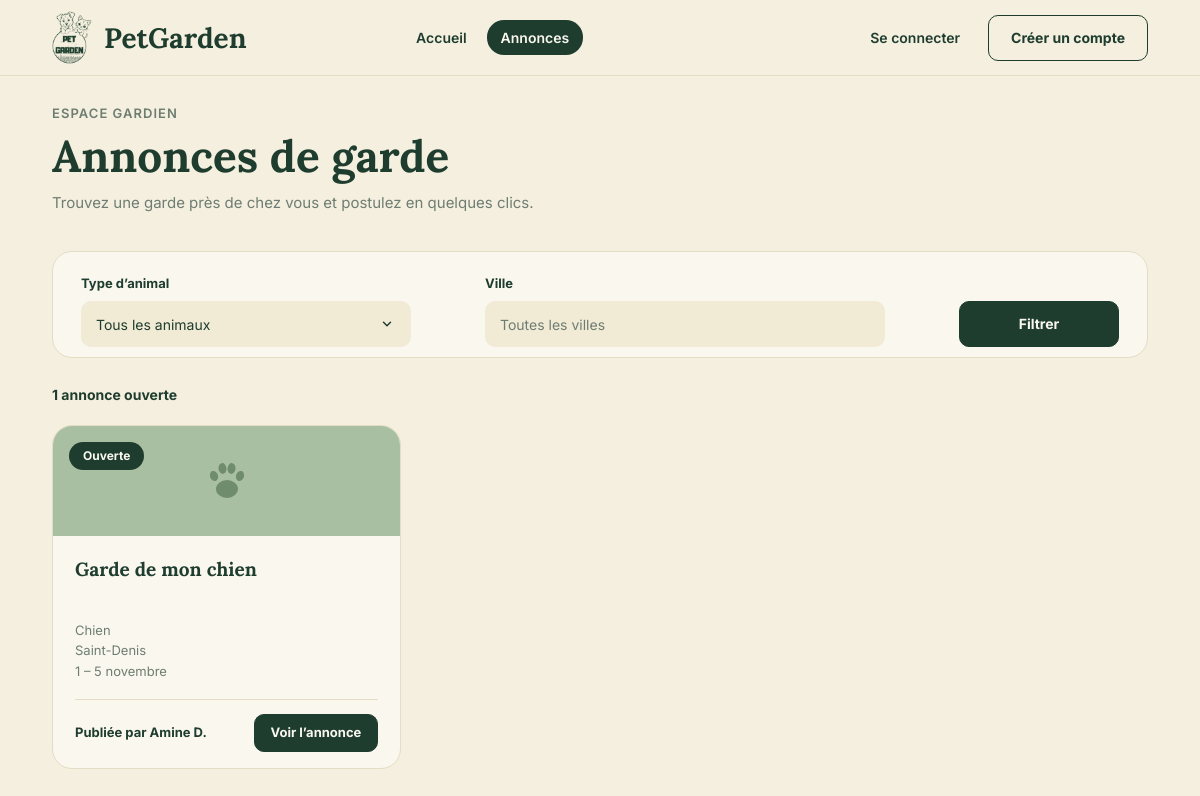
Page /annonces.php on the committed database.
### tables this page shows
create table annonces (
    id_annonce int auto_increment,
    titre varchar(150) not null,
    type_animal varchar(200) not null,
    ville varchar(100) not null,
    date_debut date not null,
    date_fin date not null,
    description text,
    statut enum('ouverte', 'pourvue', 'terminee') not null default 'ouverte',
    id_proprietaire int not null,
    constraint pk_annonce primary key (id_annonce),
    constraint fk_annonce_proprietaire foreign key (id_proprietaire) references utilisateur(id_utilisateur) on delete restrict,
    constraint chk_dates_annonce check (date_fin >= date_debut)
);

create table utilisateur (
    id_utilisateur int auto_increment,
    nom varchar(50) not null,
    prenom varchar(50) not null,
    email varchar(150) not null unique,
    mdp varchar(255) not null,
    role enum('utilisateur', 'admin') not null default 'utilisateur',
    constraint pk_utilisateur primary key (id_utilisateur)
);

### public/annonces.php (called while the page is built)
<?php
require_once __DIR__ . '/../controleur/annonce_controller.php';
$controleur = new AnnonceController();
$donnees = $controleur->annonces();
extract($donnees);
require __DIR__ . '/../vue/annonces.php';

### controleur/controleur.php (called while the page is built, shortened)
<?php
class Controleur
{
    protected function texte($tableau, $cle)
    {
        $valeur = $tableau[$cle] ?? '';
        return is_string($valeur) ? trim($valeur) : '';
    }
}

### controleur/annonce_controller.php (called while the page is built, shortened)
<?php
require_once __DIR__ . '/controleur.php';
require_once __DIR__ . '/../model/annonce.php';
class AnnonceController extends Controleur
{
    public function annonces()
    {
        $filtres = [
            'type_animal' => $this->texte($_GET, 'type_animal'),
            'ville' => $this->texte($_GET, 'ville'),
        ];
        $annonceModel = new Annonce();
        return $this->vue([
            'annonces' => $annonceModel->listerOuvertes($filtres['type_animal'], $filtres['ville']),
            'filtres' => $filtres,
            'typesAnimaux' => $this->typesAnimaux,
        ]);
    }
}

### model/annonce.php (called while the page is built, shortened)
<?php
require_once __DIR__ . '/../config/database.php';
class Annonce
{
    private $pdo;
    public function __construct()
    {
        $database = new Database();
        $this->pdo = $database->getConnection();
    }
    public function listerOuvertes($typeAnimal = '', $ville = '', $limite = null)
    {
        $sql = "select a.*, u.prenom, u.nom
                from annonces as a
                inner join utilisateur as u on u.id_utilisateur = a.id_proprietaire
                where a.statut = 'ouverte'";
        $parametres = [];
        $sql .= ' order by a.date_debut asc, a.id_annonce desc';
        $requete = $this->pdo->prepare($sql);
        $requete->execute($parametres);
        return $requete->fetchAll();
    }
}

### config/database.php (called while the page is built)
<?php
class Database{
    private $host = 'localhost';
    private $dbname = 'petgarden_2';
    private $user = 'root';
    private $mdp = '';
    private static $pdo = null;
    public function getConnection(){
        if (self::$pdo === null) {
            try {
                self::$pdo = new PDO(
                    "mysql:host=$this->host;dbname=$this->dbname;charset=utf8mb4",
                    $this->user,
                    $this->mdp,
                    [
                        PDO::ATTR_ERRMODE => PDO::ERRMODE_EXCEPTION,
                        PDO::ATTR_DEFAULT_FETCH_MODE => PDO::FETCH_ASSOC,
                    ]
                );
            } catch (PDOException $e) {
                http_response_code(500);
                exit('erreur de connexion à la base de données.');
            }
        }
        return self::$pdo;
    }
}

### vue/annonces.php (the view, shortened to what this page needs)
<?php
require __DIR__ . '/partials/entete.php';
?>
<main class="conteneur page">
    <div class="page-titre">
        <p class="surtitre">Espace gardien</p>
        <h1>Annonces de garde</h1>
        <p class="texte-doux">Trouvez une garde près de chez vous et postulez en quelques clics.</p>
    </div>
    <form method="get" action="annonces.php" class="carte filtres">
        <div>
            <label for="type_animal">Type d’animal</label>
            <select id="type_animal" name="type_animal">
                <option value="">Tous les animaux</option>
            </select>
        </div>
        <div>
            <label for="ville">Ville</label>
            <input type="text" id="ville" name="ville" value="<?= e($filtres['ville']) ?>" placeholder="Toutes les villes">
        </div>
        <button type="submit" class="bouton bouton-plein">Filtrer</button>
    </form>
    <p class="compteur"><?= e(pluriel(count($annonces), 'annonce') . ' ' . (count($annonces) > 1 ? 'ouvertes' : 'ouverte')) ?></p>
    <div class="grille grille-3">
        <?php foreach ($annonces as $annonce) : ?>
            <article class="carte carte-annonce">
                <div class="carte-image statut-<?= e($annonce['statut']) ?>">
                    <span class="statut statut-badge statut-<?= e($annonce['statut']) ?>"><?= e(libelle_statut($annonce['statut'])) ?></span>
                    <?= patte() ?>
                </div>
                <div class="carte-corps">
                    <h3><?= e(majuscule($annonce['titre'])) ?></h3>
                    <ul class="infos">
                        <li><?= e(majuscule($annonce['type_animal'])) ?></li>
                        <li><?= e(titre($annonce['ville'])) ?></li>
                        <li><?= e(periode($annonce['date_debut'], $annonce['date_fin'])) ?></li>
                    </ul>
                    <div class="carte-pied">
                        <strong>Publiée par <?= e(nom_court($annonce['prenom'], $annonce['nom'])) ?></strong>
                        <a href="annonce.php?id=<?= (int) $annonce['id_annonce'] ?>" class="bouton bouton-plein bouton-petit">Voir l’annonce</a>
                    </div>
                </div>
            </article>
        <?php endforeach; ?>
    </div>
</main>
<?php require __DIR__ . '/partials/pied.php'; ?>

### vue/partials/fonctions.php (shortened to what this page needs)
<?php
function e($valeur)
{
    return htmlspecialchars((string) $valeur, ENT_QUOTES, 'UTF-8');
}
function majuscule($texte)
{
    $texte = (string) $texte;
    return mb_strtoupper(mb_substr($texte, 0, 1)) . mb_substr($texte, 1);
}
function titre($texte)
{
    return mb_convert_case((string) $texte, MB_CASE_TITLE, 'UTF-8');
}
function nom_court($prenom, $nom)
{
    return titre($prenom) . ' ' . mb_strtoupper(mb_substr((string) $nom, 0, 1)) . '.';
}
function nom_mois($numero)
{
    $mois = ['janvier', 'février', 'mars', 'avril', 'mai', 'juin', 'juillet',
             'août', 'septembre', 'octobre', 'novembre', 'décembre'];
    return $mois[(int) $numero - 1];
}
function periode($debut, $fin, $avecAnnee = false)
{
    $d = strtotime((string) $debut);
    $f = strtotime((string) $fin);
    $annee = $avecAnnee ? ' ' . date('Y', $f) : '';
    if (date('Y-m', $d) === date('Y-m', $f)) {
        return date('j', $d) . ' – ' . date('j', $f) . ' ' . nom_mois(date('n', $f)) . $annee;
    }
    return jour_mois($debut) . ' – ' . jour_mois($fin) . $annee;
}
function libelle_statut($statut)
{
    $libelles = [
        'ouverte' => 'Ouverte',
        'pourvue' => 'Pourvue',
        'terminee' => 'Terminée',
        'en attente' => 'En attente',
        'acceptee' => 'Acceptée',
        'refusee' => 'Refusée',
    ];
    return $libelles[$statut] ?? majuscule($statut);
}
function pluriel($nombre, $mot)
{
    return $nombre . ' ' . $mot . ((int) $nombre > 1 ? 's' : '');
}
function patte($taille = 44)
{
    return '<svg class="patte" width="' . (int) $taille . '" height="' . (int) $taille . '" viewBox="0 0 44 44" aria-hidden="true">'
        . '<ellipse cx="22" cy="30" rx="11" ry="9"/>'
        . '<ellipse cx="9" cy="17" rx="4" ry="5.2" transform="rotate(-18 9 17)"/>'
        . '<ellipse cx="17.5" cy="9.5" rx="4" ry="5.4" transform="rotate(-6 17.5 9.5)"/>'
        . '<ellipse cx="26.5" cy="9.5" rx="4" ry="5.4" transform="rotate(6 26.5 9.5)"/>'
        . '<ellipse cx="35" cy="17" rx="4" ry="5.2" transform="rotate(18 35 17)"/>'
        . '</svg>';
}

### public/assets/css/style.css (style rules this page uses)
:root { --vert: #1e3d2f; --vert-survol: #2f5342; --fond: #f5efdf; --carte: #faf7ee; --champ: #f1ead5; --bordure: #e4dcc4; --texte: #1e3d2f; --texte-doux: #6e7d72; --sauge: #a9bfa2; --sauge-clair: #c9d6bc; --sauge-fonce: #6f8c6c; --sable: #e2d6a5; --sable-clair: #e6ddbc; --or: #c9a94a; --etoile-vide: #ddd5ba; --rose: #ebd5cc; --rose-texte: #9a5a47; --titre: 'lora', georgia, serif; --corps: 'inter', system-ui, sans-serif; }
*, *::before, *::after { box-sizing: border-box; }
html { background: var(--fond); }
body { margin: 0; min-height: 100vh; display: flex; flex-direction: column; font-family: var(--corps); font-size: 15px; line-height: 1.5; color: var(--texte); background: var(--fond); }
main { flex: 1; }
h1, h2, h3 { margin: 0; font-family: var(--titre); font-weight: 700; line-height: 1.2; color: var(--vert); }
p { margin: 0; }
a { color: inherit; }
img, svg { display: block; }
.conteneur { width: 100%; max-width: 1280px; margin: 0 auto; padding: 0 52px; }
.texte-doux { color: var(--texte-doux); }
.bouton { display: inline-flex; align-items: center; justify-content: center; gap: 6px; height: 46px; padding: 0 22px; border: 1.5px solid var(--vert); border-radius: 10px; font: 700 14px/1 var(--corps); text-decoration: none; white-space: nowrap; cursor: pointer; transition: background .15s, color .15s; }
.bouton-plein { background: var(--vert); color: var(--carte); }
.bouton-petit { height: 38px; padding: 0 16px; font-size: 13px; }
.formulaire label, .filtres label, .hero-recherche label, .choix-note legend { display: block; margin: 16px 0 8px; font-size: 13px; font-weight: 700; color: var(--vert); }
input[type='text'], input[type='email'], input[type='password'], input[type='date'], select, textarea { width: 100%; height: 46px; padding: 0 14px; border: 1.5px solid transparent; border-radius: 10px; background: var(--champ); font: 400 14px var(--corps); color: var(--vert); outline: none; }
select { appearance: none; padding-right: 40px; background-repeat: no-repeat; background-position: right 16px center; cursor: pointer; }
input::placeholder, textarea::placeholder { color: var(--texte-doux); }
.carte { border: 1px solid var(--bordure); border-radius: 20px; background: var(--carte); padding: 28px; }
.grille { display: grid; gap: 24px; }
.grille-3 { grid-template-columns: repeat(3, 1fr); }
.page { padding-top: 28px; padding-bottom: 80px; }
.page-titre { margin-bottom: 36px; }
.page-titre h1 { margin: 6px 0 10px; font-size: 44px; }
.surtitre { font-size: 13px; font-weight: 600; letter-spacing: .08em; text-transform: uppercase; color: var(--texte-doux); }
.statut { display: inline-flex; align-items: center; height: 28px; padding: 0 14px; border-radius: 14px; font-size: 12px; font-weight: 700; white-space: nowrap; }
.statut-badge { background: var(--carte); }
.statut-badge.statut-ouverte { background: var(--vert); color: var(--carte); }
.carte-annonce { display: flex; flex-direction: column; padding: 0; overflow: hidden; }
.carte-image { position: relative; display: flex; align-items: center; justify-content: center; height: 110px; background: var(--sauge); }
.carte-image .statut { position: absolute; top: 16px; left: 16px; }
.patte { fill: var(--sauge-fonce); }
.carte-corps { display: flex; flex: 1; flex-direction: column; padding: 22px 22px 16px; }
.carte-corps h3 { min-height: 50px; font-size: 19px; }
.infos { margin: 12px 0 0; padding: 0; list-style: none; font-size: 13px; line-height: 1.55; color: var(--texte-doux); }
.carte-pied { display: flex; align-items: center; justify-content: space-between; gap: 12px; margin-top: auto; padding-top: 14px; border-top: 1px solid var(--bordure); font-size: 13px; min-height: 53px; }
.carte-corps .infos { margin-bottom: 18px; }
.filtres { display: grid; grid-template-columns: 330px minmax(0, 400px) 160px; justify-content: space-between; align-items: end; gap: 16px; padding: 6px 28px 10px; margin-bottom: 26px; }
.filtres .bouton { margin-bottom: 0; }
.compteur { margin-bottom: 20px; font-size: 14px; font-weight: 700; }

### rows in the picture
annonces: statut "Ouverte", titre "Garde de mon chien", type_animal "Chien", ville "Saint-Denis", date_debut+date_fin "1 – 5 novembre", id_proprietaire.nom "Amine D."

### other values in the picture
$lien[1] "Accueil"
$lien[1] "Annonces"
